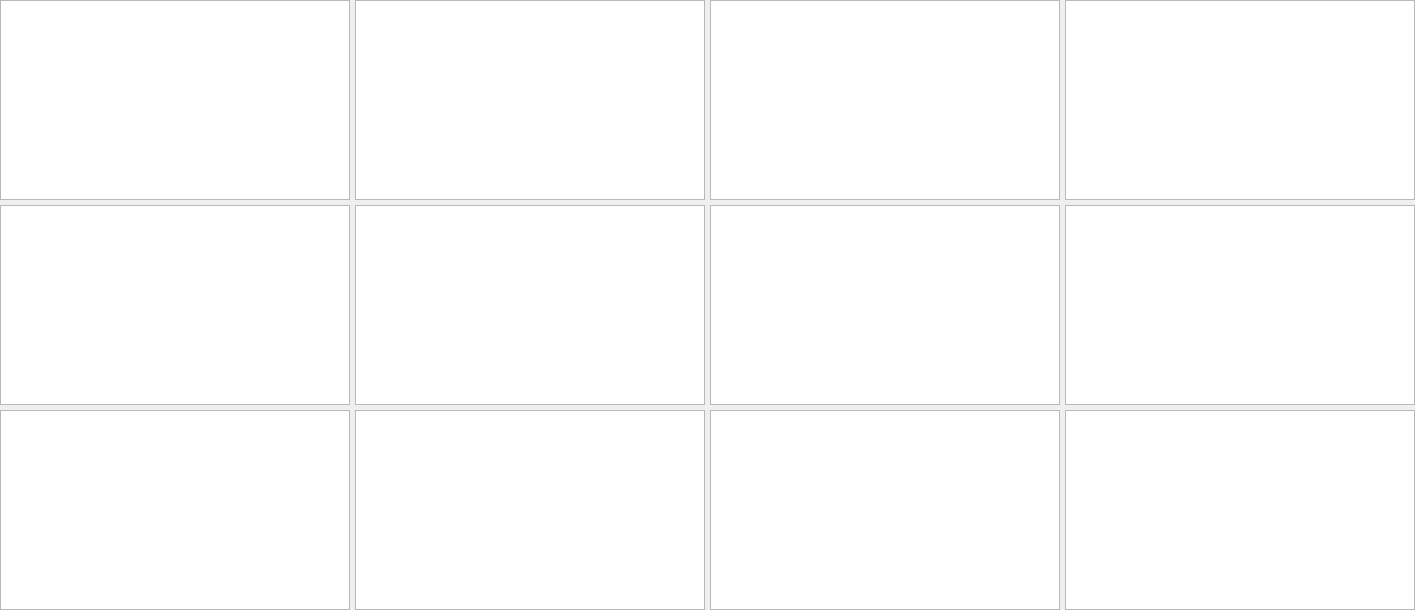
        <widget class="PyDMFrame" name="composite">
          <property name="geometry">
            <rect>
              <x>10</x>
              <y>40</y>
              <width>1415</width>
              <height>610</height>
            </rect>
          </property>
          <property name="sizePolicy">
            <sizepolicy hsizetype="Ignored" vsizetype="Ignored">
              <horstretch>0</horstretch>
              <verstretch>0</verstretch>
            </sizepolicy>
          </property>
          <layout class="QGridLayout" name="gridLayout_1" columnstretch="350,5,350,5,350,5,350" rowstretch="200,5,200,5,200">
            <property name="leftMargin">
              <number>0</number>
            </property>
            <property name="topMargin">
              <number>0</number>
            </property>
            <property name="rightMargin">
              <number>0</number>
            </property>
            <property name="bottomMargin">
              <number>0</number>
            </property>
            <property name="horizontalSpacing">
              <number>0</number>
            </property>
            <property name="verticalSpacing">
              <number>0</number>
            </property>
            <item row="0" column="0">
              <widget class="PyDMWaveformPlot" name="cartesian_plot">
                <property name="geometry">
                  <rect>
                    <x>0</x>
                    <y>0</y>
                    <width>350</width>
                    <height>200</height>
                  </rect>
                </property>
                <property name="sizePolicy">
                  <sizepolicy hsizetype="Ignored" vsizetype="Ignored">
                    <horstretch>0</horstretch>
                    <verstretch>0</verstretch>
                  </sizepolicy>
                </property>
                <property name="toolTip">
                  <string>cartesian_plot</string>
                </property>
                <property name="title" stdset="0">
                  <string>$(P)$(R)TSCentroidX</string>
                </property>
                <property name="xLabels">
                  <stringlist>
                    <string>Time {s}</string>
                  </stringlist>
                </property>
                <property name="yLabels">
                  <stringlist>
                    <string>Value</string>
                  </stringlist>
                </property>
                <property name="curves" stdset="0">
                  <stringlist>
                    <string>{&quot;name&quot;: &quot;curve 1&quot;, &quot;x_channel&quot;: &quot;ca://${P}${R}TS:TSTimeAxis&quot;, &quot;y_channel&quot;: &quot;ca://${P}${R}TSCentroidX&quot;, &quot;color&quot;: &quot;#4b6ec7&quot;, &quot;lineStyle&quot;: 1, &quot;lineWidth&quot;: 1, &quot;symbolSize&quot;: 10, &quot;redraw_mode&quot;: 2, &quot;block_size&quot;: 1200}</string>
                  </stringlist>
                </property>
                <property name="autoRangeX" stdset="0">
                  <bool>true</bool>
                </property>
                <property name="autoRangeY" stdset="0">
                  <bool>true</bool>
                </property>
                <property name="axisColor" stdset="0">
                  <color>
                    <red>0</red>
                    <green>0</green>
                    <blue>0</blue>
                  </color>
                </property>
                <property name="backgroundColor" stdset="0">
                  <color>
                    <red>218</red>
                    <green>218</green>
                    <blue>218</blue>
                  </color>
                </property>
              </widget>
            </item>
            <item row="0" column="2">
              <widget class="PyDMWaveformPlot" name="cartesian_plot_1">
                <property name="geometry">
                  <rect>
                    <x>355</x>
                    <y>0</y>
                    <width>350</width>
                    <height>200</height>
                  </rect>
                </property>
                <property name="sizePolicy">
                  <sizepolicy hsizetype="Ignored" vsizetype="Ignored">
                    <horstretch>0</horstretch>
                    <verstretch>0</verstretch>
                  </sizepolicy>
                </property>
                <property name="toolTip">
                  <string>cartesian_plot_1</string>
                </property>
                <property name="title" stdset="0">
                  <string>$(P)$(R)TSCentroidY</string>
                </property>
                <property name="xLabels">
                  <stringlist>
                    <string>Time {s}</string>
                  </stringlist>
                </property>
                <property name="yLabels">
                  <stringlist>
                    <string>Value</string>
                  </stringlist>
                </property>
                <property name="curves" stdset="0">
                  <stringlist>
                    <string>{&quot;name&quot;: &quot;curve 1&quot;, &quot;x_channel&quot;: &quot;ca://${P}${R}TS:TSTimeAxis&quot;, &quot;y_channel&quot;: &quot;ca://${P}${R}TSCentroidY&quot;, &quot;color&quot;: &quot;#4b6ec7&quot;, &quot;lineStyle&quot;: 1, &quot;lineWidth&quot;: 1, &quot;symbolSize&quot;: 10, &quot;redraw_mode&quot;: 2, &quot;block_size&quot;: 1200}</string>
                  </stringlist>
                </property>
                <property name="autoRangeX" stdset="0">
                  <bool>true</bool>
                </property>
                <property name="autoRangeY" stdset="0">
                  <bool>true</bool>
                </property>
                <property name="axisColor" stdset="0">
                  <color>
                    <red>0</red>
                    <green>0</green>
                    <blue>0</blue>
                  </color>
                </property>
                <property name="backgroundColor" stdset="0">
                  <color>
                    <red>218</red>
                    <green>218</green>
                    <blue>218</blue>
                  </color>
                </property>
              </widget>
            </item>
            <item row="0" column="4">
              <widget class="PyDMWaveformPlot" name="cartesian_plot_2">
                <property name="geometry">
                  <rect>
                    <x>710</x>
                    <y>0</y>
                    <width>350</width>
                    <height>200</height>
                  </rect>
                </property>
                <property name="sizePolicy">
                  <sizepolicy hsizetype="Ignored" vsizetype="Ignored">
                    <horstretch>0</horstretch>
                    <verstretch>0</verstretch>
                  </sizepolicy>
                </property>
                <property name="toolTip">
                  <string>cartesian_plot_2</string>
                </property>
                <property name="title" stdset="0">
                  <string>$(P)$(R)TSSigmaX</string>
                </property>
                <property name="xLabels">
                  <stringlist>
                    <string>Time {s}</string>
                  </stringlist>
                </property>
                <property name="yLabels">
                  <stringlist>
                    <string>Value</string>
                  </stringlist>
                </property>
                <property name="curves" stdset="0">
                  <stringlist>
                    <string>{&quot;name&quot;: &quot;curve 1&quot;, &quot;x_channel&quot;: &quot;ca://${P}${R}TS:TSTimeAxis&quot;, &quot;y_channel&quot;: &quot;ca://${P}${R}TSSigmaX&quot;, &quot;color&quot;: &quot;#4b6ec7&quot;, &quot;lineStyle&quot;: 1, &quot;lineWidth&quot;: 1, &quot;symbolSize&quot;: 10, &quot;redraw_mode&quot;: 2, &quot;block_size&quot;: 1200}</string>
                  </stringlist>
                </property>
                <property name="autoRangeX" stdset="0">
                  <bool>true</bool>
                </property>
                <property name="autoRangeY" stdset="0">
                  <bool>true</bool>
                </property>
                <property name="axisColor" stdset="0">
                  <color>
                    <red>0</red>
                    <green>0</green>
                    <blue>0</blue>
                  </color>
                </property>
                <property name="backgroundColor" stdset="0">
                  <color>
                    <red>218</red>
                    <green>218</green>
                    <blue>218</blue>
                  </color>
                </property>
              </widget>
            </item>
            <item row="0" column="6">
              <widget class="PyDMWaveformPlot" name="cartesian_plot_3">
                <property name="geometry">
                  <rect>
                    <x>1065</x>
                    <y>0</y>
                    <width>350</width>
                    <height>200</height>
                  </rect>
                </property>
                <property name="sizePolicy">
                  <sizepolicy hsizetype="Ignored" vsizetype="Ignored">
                    <horstretch>0</horstretch>
                    <verstretch>0</verstretch>
                  </sizepolicy>
                </property>
                <property name="toolTip">
                  <string>cartesian_plot_3</string>
                </property>
                <property name="title" stdset="0">
                  <string>$(P)$(R)TSSigmaY</string>
                </property>
                <property name="xLabels">
                  <stringlist>
                    <string>Time {s}</string>
                  </stringlist>
                </property>
                <property name="yLabels">
                  <stringlist>
                    <string>Value</string>
                  </stringlist>
                </property>
                <property name="curves" stdset="0">
                  <stringlist>
                    <string>{&quot;name&quot;: &quot;curve 1&quot;, &quot;x_channel&quot;: &quot;ca://${P}${R}TS:TSTimeAxis&quot;, &quot;y_channel&quot;: &quot;ca://${P}${R}TSSigmaY&quot;, &quot;color&quot;: &quot;#4b6ec7&quot;, &quot;lineStyle&quot;: 1, &quot;lineWidth&quot;: 1, &quot;symbolSize&quot;: 10, &quot;redraw_mode&quot;: 2, &quot;block_size&quot;: 1200}</string>
                  </stringlist>
                </property>
                <property name="autoRangeX" stdset="0">
                  <bool>true</bool>
                </property>
                <property name="autoRangeY" stdset="0">
                  <bool>true</bool>
                </property>
                <property name="axisColor" stdset="0">
                  <color>
                    <red>0</red>
                    <green>0</green>
                    <blue>0</blue>
                  </color>
                </property>
                <property name="backgroundColor" stdset="0">
                  <color>
                    <red>218</red>
                    <green>218</green>
                    <blue>218</blue>
                  </color>
                </property>
              </widget>
            </item>
            <item row="4" column="0">
              <widget class="PyDMWaveformPlot" name="cartesian_plot_4">
                <property name="geometry">
                  <rect>
                    <x>0</x>
                    <y>410</y>
                    <width>350</width>
                    <height>200</height>
                  </rect>
                </property>
                <property name="sizePolicy">
                  <sizepolicy hsizetype="Ignored" vsizetype="Ignored">
                    <horstretch>0</horstretch>
                    <verstretch>0</verstretch>
                  </sizepolicy>
                </property>
                <property name="toolTip">
                  <string>cartesian_plot_4</string>
                </property>
                <property name="title" stdset="0">
                  <string>$(P)$(R)TSCentroidTotal</string>
                </property>
                <property name="xLabels">
                  <stringlist>
                    <string>Time {s}</string>
                  </stringlist>
                </property>
                <property name="yLabels">
                  <stringlist>
                    <string>Value</string>
                  </stringlist>
                </property>
                <property name="curves" stdset="0">
                  <stringlist>
                    <string>{&quot;name&quot;: &quot;curve 1&quot;, &quot;x_channel&quot;: &quot;ca://${P}${R}TS:TSTimeAxis&quot;, &quot;y_channel&quot;: &quot;ca://${P}${R}TSCentroidTotal&quot;, &quot;color&quot;: &quot;#4b6ec7&quot;, &quot;lineStyle&quot;: 1, &quot;lineWidth&quot;: 1, &quot;symbolSize&quot;: 10, &quot;redraw_mode&quot;: 2, &quot;block_size&quot;: 1200}</string>
                  </stringlist>
                </property>
                <property name="autoRangeX" stdset="0">
                  <bool>true</bool>
                </property>
                <property name="autoRangeY" stdset="0">
                  <bool>true</bool>
                </property>
                <property name="axisColor" stdset="0">
                  <color>
                    <red>0</red>
                    <green>0</green>
                    <blue>0</blue>
                  </color>
                </property>
                <property name="backgroundColor" stdset="0">
                  <color>
                    <red>218</red>
                    <green>218</green>
                    <blue>218</blue>
                  </color>
                </property>
              </widget>
            </item>
            <item row="4" column="2">
              <widget class="PyDMWaveformPlot" name="cartesian_plot_5">
                <property name="geometry">
                  <rect>
                    <x>355</x>
                    <y>410</y>
                    <width>350</width>
                    <height>200</height>
                  </rect>
                </property>
                <property name="sizePolicy">
                  <sizepolicy hsizetype="Ignored" vsizetype="Ignored">
                    <horstretch>0</horstretch>
                    <verstretch>0</verstretch>
                  </sizepolicy>
                </property>
                <property name="toolTip">
                  <string>cartesian_plot_5</string>
                </property>
                <property name="title" stdset="0">
                  <string>$(P)$(R)TSSigmaXY</string>
                </property>
                <property name="xLabels">
                  <stringlist>
                    <string>Time {s}</string>
                  </stringlist>
                </property>
                <property name="yLabels">
                  <stringlist>
                    <string>Value</string>
                  </stringlist>
                </property>
                <property name="curves" stdset="0">
                  <stringlist>
                    <string>{&quot;name&quot;: &quot;curve 1&quot;, &quot;x_channel&quot;: &quot;ca://${P}${R}TS:TSTimeAxis&quot;, &quot;y_channel&quot;: &quot;ca://${P}${R}TSSigmaXY&quot;, &quot;color&quot;: &quot;#4b6ec7&quot;, &quot;lineStyle&quot;: 1, &quot;lineWidth&quot;: 1, &quot;symbolSize&quot;: 10, &quot;redraw_mode&quot;: 2, &quot;block_size&quot;: 1200}</string>
                  </stringlist>
                </property>
                <property name="autoRangeX" stdset="0">
                  <bool>true</bool>
                </property>
                <property name="autoRangeY" stdset="0">
                  <bool>true</bool>
                </property>
                <property name="axisColor" stdset="0">
                  <color>
                    <red>0</red>
                    <green>0</green>
                    <blue>0</blue>
                  </color>
                </property>
                <property name="backgroundColor" stdset="0">
                  <color>
                    <red>218</red>
                    <green>218</green>
                    <blue>218</blue>
                  </color>
                </property>
              </widget>
            </item>
            <item row="2" column="0">
              <widget class="PyDMWaveformPlot" name="cartesian_plot_6">
                <property name="geometry">
                  <rect>
                    <x>0</x>
                    <y>205</y>
                    <width>350</width>
                    <height>200</height>
                  </rect>
                </property>
                <property name="sizePolicy">
                  <sizepolicy hsizetype="Ignored" vsizetype="Ignored">
                    <horstretch>0</horstretch>
                    <verstretch>0</verstretch>
                  </sizepolicy>
                </property>
                <property name="toolTip">
                  <string>cartesian_plot_6</string>
                </property>
                <property name="title" stdset="0">
                  <string>$(P)$(R)TSSkewX</string>
                </property>
                <property name="xLabels">
                  <stringlist>
                    <string>Time {s}</string>
                  </stringlist>
                </property>
                <property name="yLabels">
                  <stringlist>
                    <string>Value</string>
                  </stringlist>
                </property>
                <property name="curves" stdset="0">
                  <stringlist>
                    <string>{&quot;name&quot;: &quot;curve 1&quot;, &quot;x_channel&quot;: &quot;ca://${P}${R}TS:TSTimeAxis&quot;, &quot;y_channel&quot;: &quot;ca://${P}${R}TSSkewX&quot;, &quot;color&quot;: &quot;#4b6ec7&quot;, &quot;lineStyle&quot;: 1, &quot;lineWidth&quot;: 1, &quot;symbolSize&quot;: 10, &quot;redraw_mode&quot;: 2, &quot;block_size&quot;: 1200}</string>
                  </stringlist>
                </property>
                <property name="autoRangeX" stdset="0">
                  <bool>true</bool>
                </property>
                <property name="autoRangeY" stdset="0">
                  <bool>true</bool>
                </property>
                <property name="axisColor" stdset="0">
                  <color>
                    <red>0</red>
                    <green>0</green>
                    <blue>0</blue>
                  </color>
                </property>
                <property name="backgroundColor" stdset="0">
                  <color>
                    <red>218</red>
                    <green>218</green>
                    <blue>218</blue>
                  </color>
                </property>
              </widget>
            </item>
            <item row="2" column="2">
              <widget class="PyDMWaveformPlot" name="cartesian_plot_7">
                <property name="geometry">
                  <rect>
                    <x>355</x>
                    <y>205</y>
                    <width>350</width>
                    <height>200</height>
                  </rect>
                </property>
                <property name="sizePolicy">
                  <sizepolicy hsizetype="Ignored" vsizetype="Ignored">
                    <horstretch>0</horstretch>
                    <verstretch>0</verstretch>
                  </sizepolicy>
                </property>
                <property name="toolTip">
                  <string>cartesian_plot_7</string>
                </property>
                <property name="title" stdset="0">
                  <string>$(P)$(R)TSSkewY</string>
                </property>
                <property name="xLabels">
                  <stringlist>
                    <string>Time {s}</string>
                  </stringlist>
                </property>
                <property name="yLabels">
                  <stringlist>
                    <string>Value</string>
                  </stringlist>
                </property>
                <property name="curves" stdset="0">
                  <stringlist>
                    <string>{&quot;name&quot;: &quot;curve 1&quot;, &quot;x_channel&quot;: &quot;ca://${P}${R}TS:TSTimeAxis&quot;, &quot;y_channel&quot;: &quot;ca://${P}${R}TSSkewY&quot;, &quot;color&quot;: &quot;#4b6ec7&quot;, &quot;lineStyle&quot;: 1, &quot;lineWidth&quot;: 1, &quot;symbolSize&quot;: 10, &quot;redraw_mode&quot;: 2, &quot;block_size&quot;: 1200}</string>
                  </stringlist>
                </property>
                <property name="autoRangeX" stdset="0">
                  <bool>true</bool>
                </property>
                <property name="autoRangeY" stdset="0">
                  <bool>true</bool>
                </property>
                <property name="axisColor" stdset="0">
                  <color>
                    <red>0</red>
                    <green>0</green>
                    <blue>0</blue>
                  </color>
                </property>
                <property name="backgroundColor" stdset="0">
                  <color>
                    <red>218</red>
                    <green>218</green>
                    <blue>218</blue>
                  </color>
                </property>
              </widget>
            </item>
            <item row="2" column="4">
              <widget class="PyDMWaveformPlot" name="cartesian_plot_8">
                <property name="geometry">
                  <rect>
                    <x>710</x>
                    <y>205</y>
                    <width>350</width>
                    <height>200</height>
                  </rect>
                </property>
                <property name="sizePolicy">
                  <sizepolicy hsizetype="Ignored" vsizetype="Ignored">
                    <horstretch>0</horstretch>
                    <verstretch>0</verstretch>
                  </sizepolicy>
                </property>
                <property name="toolTip">
                  <string>cartesian_plot_8</string>
                </property>
                <property name="title" stdset="0">
                  <string>$(P)$(R)TSKurtosisX</string>
                </property>
                <property name="xLabels">
                  <stringlist>
                    <string>Time {s}</string>
                  </stringlist>
                </property>
                <property name="yLabels">
                  <stringlist>
                    <string>Value</string>
                  </stringlist>
                </property>
                <property name="curves" stdset="0">
                  <stringlist>
                    <string>{&quot;name&quot;: &quot;curve 1&quot;, &quot;x_channel&quot;: &quot;ca://${P}${R}TS:TSTimeAxis&quot;, &quot;y_channel&quot;: &quot;ca://${P}${R}TSKurtosisX&quot;, &quot;color&quot;: &quot;#4b6ec7&quot;, &quot;lineStyle&quot;: 1, &quot;lineWidth&quot;: 1, &quot;symbolSize&quot;: 10, &quot;redraw_mode&quot;: 2, &quot;block_size&quot;: 1200}</string>
                  </stringlist>
                </property>
                <property name="autoRangeX" stdset="0">
                  <bool>true</bool>
                </property>
                <property name="autoRangeY" stdset="0">
                  <bool>true</bool>
                </property>
                <property name="axisColor" stdset="0">
                  <color>
                    <red>0</red>
                    <green>0</green>
                    <blue>0</blue>
                  </color>
                </property>
                <property name="backgroundColor" stdset="0">
                  <color>
                    <red>218</red>
                    <green>218</green>
                    <blue>218</blue>
                  </color>
                </property>
              </widget>
            </item>
            <item row="2" column="6">
              <widget class="PyDMWaveformPlot" name="cartesian_plot_9">
                <property name="geometry">
                  <rect>
                    <x>1065</x>
                    <y>205</y>
                    <width>350</width>
                    <height>200</height>
                  </rect>
                </property>
                <property name="sizePolicy">
                  <sizepolicy hsizetype="Ignored" vsizetype="Ignored">
                    <horstretch>0</horstretch>
                    <verstretch>0</verstretch>
                  </sizepolicy>
                </property>
                <property name="toolTip">
                  <string>cartesian_plot_9</string>
                </property>
                <property name="title" stdset="0">
                  <string>$(P)$(R)TSKurtosisY</string>
                </property>
                <property name="xLabels">
                  <stringlist>
                    <string>Time {s}</string>
                  </stringlist>
                </property>
                <property name="yLabels">
                  <stringlist>
                    <string>Value</string>
                  </stringlist>
                </property>
                <property name="curves" stdset="0">
                  <stringlist>
                    <string>{&quot;name&quot;: &quot;curve 1&quot;, &quot;x_channel&quot;: &quot;ca://${P}${R}TS:TSTimeAxis&quot;, &quot;y_channel&quot;: &quot;ca://${P}${R}TSKurtosisY&quot;, &quot;color&quot;: &quot;#4b6ec7&quot;, &quot;lineStyle&quot;: 1, &quot;lineWidth&quot;: 1, &quot;symbolSize&quot;: 10, &quot;redraw_mode&quot;: 2, &quot;block_size&quot;: 1200}</string>
                  </stringlist>
                </property>
                <property name="autoRangeX" stdset="0">
                  <bool>true</bool>
                </property>
                <property name="autoRangeY" stdset="0">
                  <bool>true</bool>
                </property>
                <property name="axisColor" stdset="0">
                  <color>
                    <red>0</red>
                    <green>0</green>
                    <blue>0</blue>
                  </color>
                </property>
                <property name="backgroundColor" stdset="0">
                  <color>
                    <red>218</red>
                    <green>218</green>
                    <blue>218</blue>
                  </color>
                </property>
              </widget>
            </item>
            <item row="4" column="4">
              <widget class="PyDMWaveformPlot" name="cartesian_plot_10">
                <property name="geometry">
                  <rect>
                    <x>710</x>
                    <y>410</y>
                    <width>350</width>
                    <height>200</height>
                  </rect>
                </property>
                <property name="sizePolicy">
                  <sizepolicy hsizetype="Ignored" vsizetype="Ignored">
                    <horstretch>0</horstretch>
                    <verstretch>0</verstretch>
                  </sizepolicy>
                </property>
                <property name="toolTip">
                  <string>cartesian_plot_10</string>
                </property>
                <property name="title" stdset="0">
                  <string>$(P)$(R)TSEccentricity</string>
                </property>
                <property name="xLabels">
                  <stringlist>
                    <string>Time {s}</string>
                  </stringlist>
                </property>
                <property name="yLabels">
                  <stringlist>
                    <string>Value</string>
                  </stringlist>
                </property>
                <property name="curves" stdset="0">
                  <stringlist>
                    <string>{&quot;name&quot;: &quot;curve 1&quot;, &quot;x_channel&quot;: &quot;ca://${P}${R}TS:TSTimeAxis&quot;, &quot;y_channel&quot;: &quot;ca://${P}${R}TSEccentricity&quot;, &quot;color&quot;: &quot;#4b6ec7&quot;, &quot;lineStyle&quot;: 1, &quot;lineWidth&quot;: 1, &quot;symbolSize&quot;: 10, &quot;redraw_mode&quot;: 2, &quot;block_size&quot;: 1200}</string>
                  </stringlist>
                </property>
                <property name="autoRangeX" stdset="0">
                  <bool>true</bool>
                </property>
                <property name="autoRangeY" stdset="0">
                  <bool>true</bool>
                </property>
                <property name="axisColor" stdset="0">
                  <color>
                    <red>0</red>
                    <green>0</green>
                    <blue>0</blue>
                  </color>
                </property>
                <property name="backgroundColor" stdset="0">
                  <color>
                    <red>218</red>
                    <green>218</green>
                    <blue>218</blue>
                  </color>
                </property>
              </widget>
            </item>
            <item row="4" column="6">
              <widget class="PyDMWaveformPlot" name="cartesian_plot_11">
                <property name="geometry">
                  <rect>
                    <x>1065</x>
                    <y>410</y>
                    <width>350</width>
                    <height>200</height>
                  </rect>
                </property>
                <property name="sizePolicy">
                  <sizepolicy hsizetype="Ignored" vsizetype="Ignored">
                    <horstretch>0</horstretch>
                    <verstretch>0</verstretch>
                  </sizepolicy>
                </property>
                <property name="toolTip">
                  <string>cartesian_plot_11</string>
                </property>
                <property name="title" stdset="0">
                  <string>$(P)$(R)TSOrientation</string>
                </property>
                <property name="xLabels">
                  <stringlist>
                    <string>Time {s}</string>
                  </stringlist>
                </property>
                <property name="yLabels">
                  <stringlist>
                    <string>Value</string>
                  </stringlist>
                </property>
                <property name="curves" stdset="0">
                  <stringlist>
                    <string>{&quot;name&quot;: &quot;curve 1&quot;, &quot;x_channel&quot;: &quot;ca://${P}${R}TS:TSTimeAxis&quot;, &quot;y_channel&quot;: &quot;ca://${P}${R}TSOrientation&quot;, &quot;color&quot;: &quot;#4b6ec7&quot;, &quot;lineStyle&quot;: 1, &quot;lineWidth&quot;: 1, &quot;symbolSize&quot;: 10, &quot;redraw_mode&quot;: 2, &quot;block_size&quot;: 1200}</string>
                  </stringlist>
                </property>
                <property name="autoRangeX" stdset="0">
                  <bool>true</bool>
                </property>
                <property name="autoRangeY" stdset="0">
                  <bool>true</bool>
                </property>
                <property name="axisColor" stdset="0">
                  <color>
                    <red>0</red>
                    <green>0</green>
                    <blue>0</blue>
                  </color>
                </property>
                <property name="backgroundColor" stdset="0">
                  <color>
                    <red>218</red>
                    <green>218</green>
                    <blue>218</blue>
                  </color>
                </property>
              </widget>
            </item>
          </layout>
        </widget>
